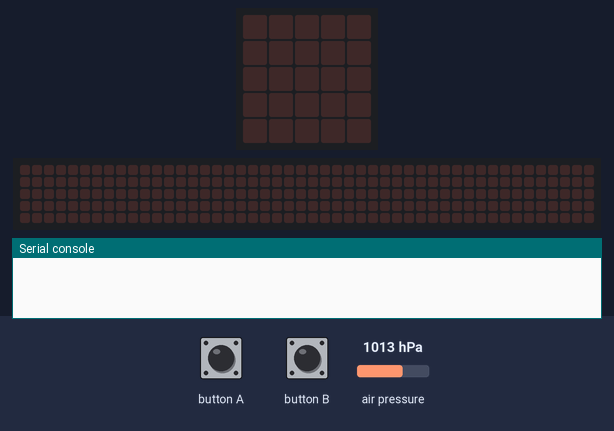
This program was run on a simulated Calliope mini (MakeCode). Shown: the board's 5×5 LED display, a strip that is not on the board, showing the scrolling text unrolled, the last lines printed to the serial console. The test bench sets the inputs (shaded band); at power-on: air pressure 1013 hPa. The 48×5 strip is a reading aid, not a part: it shows the text the display is scrolling, unrolled, one strip-width of it at a time.

Above: at 1.2 s.
1.3 s: button A pressed for 0.15 s
At 2.0 s:
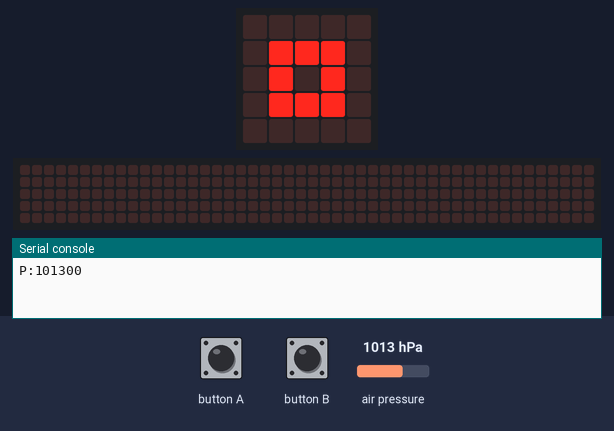
4.4 s: button B pressed for 0.15 s
At 4.72 s:
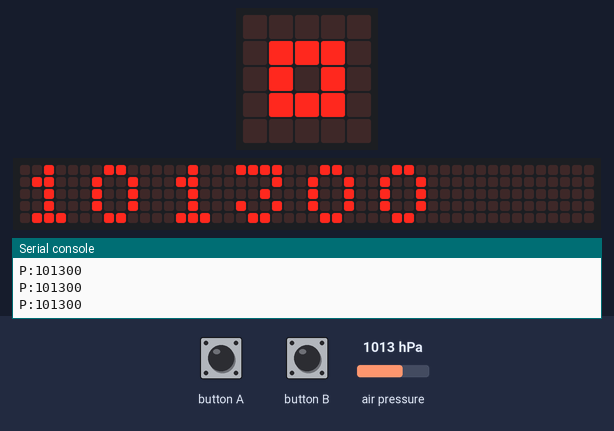
10.4 s: button B pressed for 0.15 s
At 11.32 s:
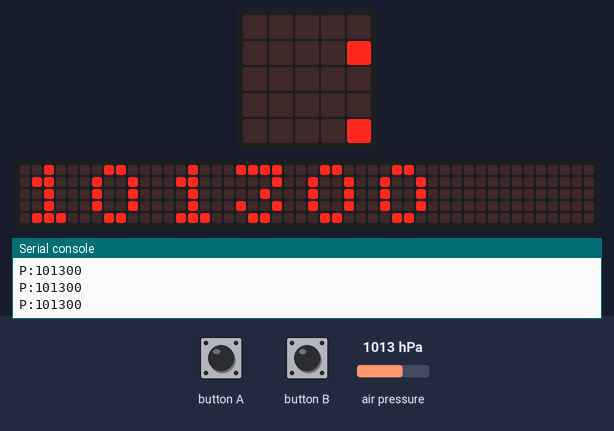

The program:

main.ts
```typescript
input.onButtonPressed(Button.A, function () {
    LuftdruckListe = []
    for (let index = 0; index < AnzahlMessungen; index++) {
        Luftdruck = BME280.pressure(BME280_P.Pa)
        LuftdruckListe.push(Luftdruck)
        serial.writeValue("P", Luftdruck)
        basic.showIcon(IconNames.SmallSquare)
        basic.pause(100)
        basic.showIcon(IconNames.Square)
    }
    basic.showIcon(IconNames.Yes)
    basic.pause(100)
    basic.clearScreen()
})
input.onButtonPressed(Button.B, function () {
    SummeLuftdruck = 0
    for (let Index = 0; Index <= LuftdruckListe.length - 1; Index++) {
        SummeLuftdruck += LuftdruckListe[Index]
    }
    basic.showNumber(SummeLuftdruck / LuftdruckListe.length)
})
let SummeLuftdruck = 0
let Luftdruck = 0
let LuftdruckListe: number[] = []
let AnzahlMessungen = 0
BME280.Address(BME280_I2C_ADDRESS.ADDR_0x76)
BME280.PowerOn()
AnzahlMessungen = 10
```

test.ts
```typescript
// Hier kann man Tests durchführen; diese Datei wird nicht kompiliert, wenn dieses Paket als Erweiterung verwendet wird.
```

Measured:
- after the input at 1.3 s, the display: changes after 0.15 s (image 1)
- after the input at 4.4 s, the display: changes after 0.25 s (image 2)
- what the display in image 1 shows lasts 0.7 s, from 1.5 s to 2.2 s
